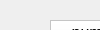
      <widget class="QWidget" name="page_7">
       <property name="geometry">
        <rect>
         <x>0</x>
         <y>0</y>
         <width>100</width>
         <height>30</height>
        </rect>
       </property>
       <attribute name="icon">
        <iconset>
         <normaloff>../Downloads/icons8-fournisseur-100.png</normaloff>../Downloads/icons8-fournisseur-100.png</iconset>
       </attribute>
       <attribute name="label">
        <string>Ajouter stock</string>
       </attribute>
       <widget class="QTableWidget" name="tableWidget_5">
        <property name="geometry">
         <rect>
          <x>50</x>
          <y>20</y>
          <width>711</width>
          <height>311</height>
         </rect>
        </property>
        <property name="styleSheet">
         <string notr="true">background-color: rgb(255, 255, 255);</string>
        </property>
        <column>
         <property name="text">
          <string>numero </string>
         </property>
         <property name="font">
          <font>
           <pointsize>12</pointsize>
          </font>
         </property>
        </column>
        <column>
         <property name="text">
          <string>quantite</string>
         </property>
        </column>
        <column>
         <property name="text">
          <string>libelle</string>
         </property>
        </column>
        <column>
         <property name="text">
          <string>date</string>
         </property>
        </column>
       </widget>
       <widget class="QGroupBox" name="groupBox_5">
        <property name="geometry">
         <rect>
          <x>810</x>
          <y>10</y>
          <width>161</width>
          <height>321</height>
         </rect>
        </property>
        <property name="title">
         <string>GroupBox</string>
        </property>
        <widget class="QPushButton" name="pushButton_14">
         <property name="geometry">
          <rect>
           <x>0</x>
           <y>130</y>
           <width>141</width>
           <height>28</height>
          </rect>
         </property>
         <property name="text">
          <string>Nouveaux</string>
         </property>
         <property name="icon">
          <iconset>
           <normaloff>../Downloads/icons8-add-user-male-100.png</normaloff>../Downloads/icons8-add-user-male-100.png</iconset>
         </property>
        </widget>
       </widget>
      </widget>
